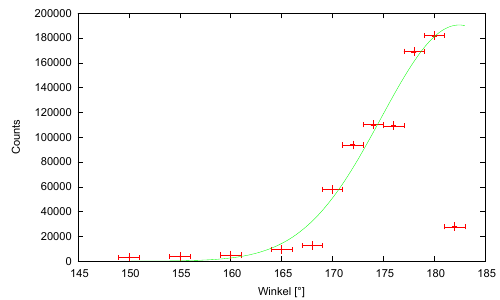

gnuplot code for this plot:
set terminal pdf enhanced
set output 'erste.pdf'

g(x) = A * exp(-((x-B)/C)**2)
A =200000
B = 180
C =5
set xlabel "Winkel [°]"
set ylabel "Counts"
fit g(x) "../../Messdaten/2er/erste.dat" using 1:2 every ::::10 via A, B, C

plot "../../Messdaten/2er/erste.dat" using 1:2:(1):(sqrt($2)) every ::::11 with xyerror notitle, g(x) notitle
  
